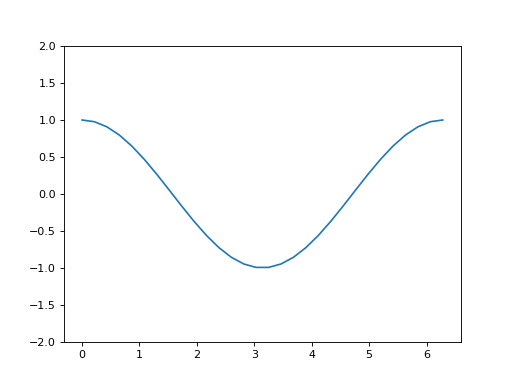

Recreate this plot in Python.
import numpy as np
import matplotlib.pyplot as plt

x = np.linspace(0, 2*np.pi, 30)
y = np.cos(x)
plt.plot(x, y)
plt.ylim(-2, 2)

plt.show()
